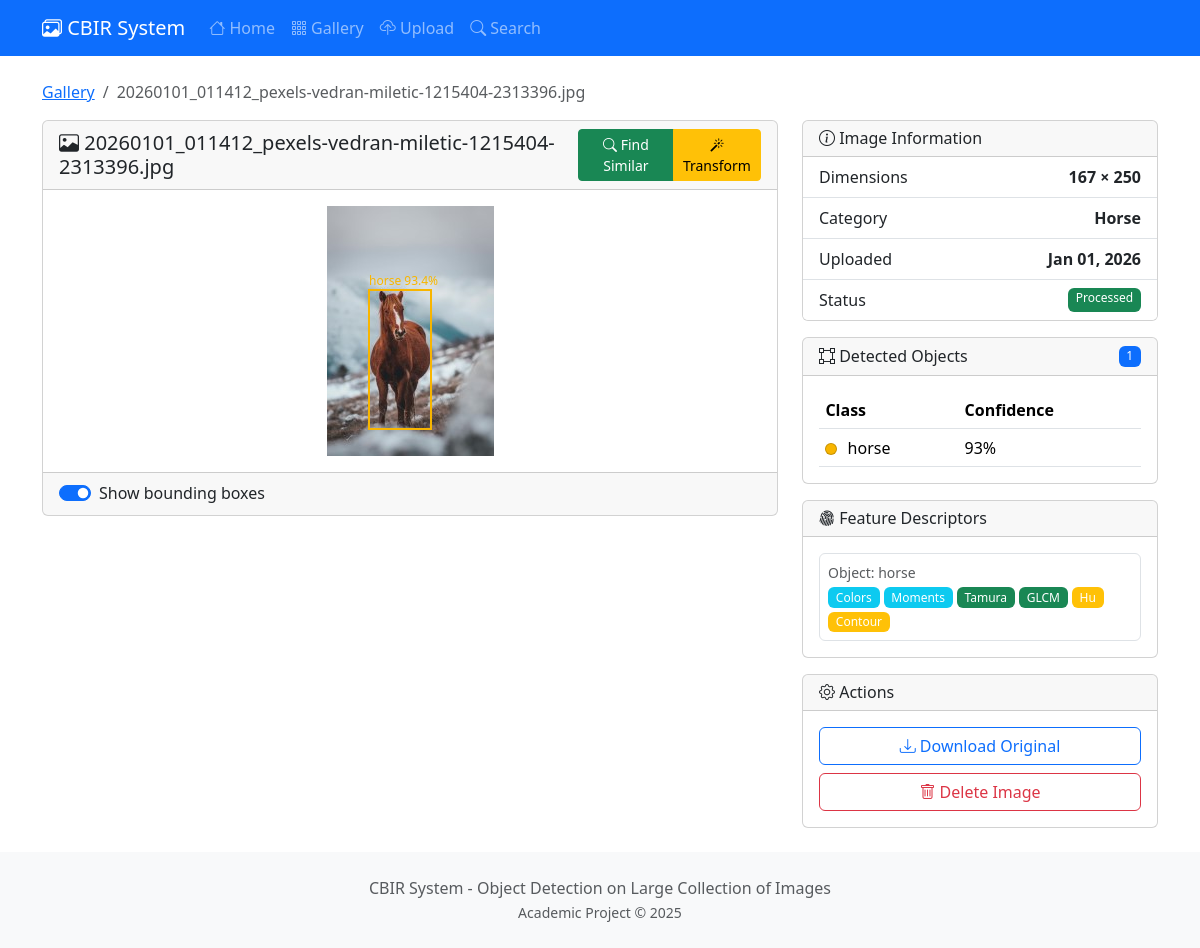
Screenshot of /image/68/ with the database file from the repository.
### core/models.py (models this page shows, shortened)
class Image(models.Model):
    file = models.ImageField(upload_to=image_upload_path)
    filename = models.CharField(max_length=255)
    category = models.CharField(max_length=100, null=True, blank=True)
    uploaded_at = models.DateTimeField(auto_now_add=True)
    width = models.IntegerField(default=0)
    height = models.IntegerField(default=0)
    file_size = models.IntegerField(default=0)  # in bytes
    features_extracted = models.BooleanField(default=False)
    feature_vector = models.BinaryField(null=True, blank=True)  # Serialized numpy array
    class Meta:
        ordering = ['-uploaded_at']
    @property
    def image(self):
        return self.file
    @property
    def original_filename(self):
        return self.filename
    @property
    def is_processed(self):
        return self.detected_objects.exists()

class DetectedObject(models.Model):
    image = models.ForeignKey(Image, on_delete=models.CASCADE, related_name='detected_objects')
    class_id = models.IntegerField()
    class_name = models.CharField(max_length=100)
    confidence = models.FloatField()
    x_min = models.IntegerField()
    y_min = models.IntegerField()
    x_max = models.IntegerField()
    y_max = models.IntegerField()
    feature_vector = models.BinaryField(null=True, blank=True)
    created_at = models.DateTimeField(auto_now_add=True)
    class Meta:
        ordering = ['-confidence']
    @property
    def bbox_x(self):
        return self.x_min
    @property
    def bbox_y(self):
        return self.y_min
    @property
    def bbox_width(self):
        return self.x_max - self.x_min
    @property
    def bbox_height(self):
        return self.y_max - self.y_min
    @property
    def color(self):
        colors = [
            '#FF6B6B', '#4ECDC4', '#45B7D1', '#96CEB4', '#FFEAA7',
            '#DDA0DD', '#98D8C8', '#F7DC6F', '#BB8FCE', '#85C1E9',
            '#F8B500', '#00CED1', '#FF69B4', '#32CD32', '#FF4500'
        ]
        return colors[self.class_id % len(colors)]

class Descriptor(models.Model):
    detected_object = models.OneToOneField(
        DetectedObject,
        on_delete=models.CASCADE,
        related_name='descriptor'
    )
    color_histogram = models.BinaryField(null=True, blank=True)
    dominant_colors = models.JSONField(null=True, blank=True)
    color_moments = models.JSONField(null=True, blank=True)
    tamura_features = models.JSONField(null=True, blank=True)
    gabor_features = models.BinaryField(null=True, blank=True)
    lbp_histogram = models.BinaryField(null=True, blank=True)
    glcm_features = models.JSONField(null=True, blank=True)
    hu_moments = models.JSONField(null=True, blank=True)
    contour_features = models.JSONField(null=True, blank=True)
    hog_features = models.BinaryField(null=True, blank=True)
    created_at = models.DateTimeField(auto_now_add=True)
    updated_at = models.DateTimeField(auto_now=True)

### core/views.py (the view)
# urls.py: path('image/<int:pk>/', views.ImageDetailView.as_view(), name='image_detail'),
class ImageDetailView(DetailView):
    model = Image
    template_name = 'core/image_detail.html'
    context_object_name = 'image'
    def get_context_data(self, **kwargs):
        context = super().get_context_data(**kwargs)
        context['detected_objects'] = self.object.detected_objects.all()
        context['descriptors'] = Descriptor.objects.filter(
            detected_object__image=self.object
        )
        return context

### templates/core/image_detail.html (shortened to what this page needs)
{% extends 'core/base.html' %}
{% block content %}
<nav aria-label="breadcrumb" class="mb-3">
    <ol class="breadcrumb">
        <li class="breadcrumb-item"><a href="{% url 'core:gallery' %}">Gallery</a></li>
        <li class="breadcrumb-item active">{{ image.original_filename }}</li>
    </ol>
</nav>
<div class="row">
    <div class="col-lg-8">
        <div class="card mb-4">
            <div class="card-header d-flex justify-content-between align-items-center">
                <h5 class="mb-0"><i class="bi bi-image"></i> {{ image.original_filename }}</h5>
                <div class="btn-group btn-group-sm">
                    {% if detected_objects %}
                    <button type="button" class="btn btn-success" data-bs-toggle="modal" data-bs-target="#findSimilarModal">
                        <i class="bi bi-search"></i> Find Similar
                    </button>
                    {% else %}
                    <a href="{% url 'core:search_by_image' image.id %}" class="btn btn-success">
                        <i class="bi bi-search"></i> Find Similar
                    </a>
                    {% endif %}
                    <a href="{% url 'core:transform' image.id %}" class="btn btn-warning">
                        <i class="bi bi-magic"></i> Transform
                    </a>
                </div>
            </div>
            <div class="card-body text-center">
                <div class="position-relative d-inline-block">
                    <img src="{{ image.image.url }}" class="img-fluid" id="mainImage" alt="{{ image.original_filename }}">
                </div>
            </div>
            <div class="card-footer">
                <div class="form-check form-switch">
                    <input class="form-check-input" type="checkbox" id="showBoxes" checked>
                    <label class="form-check-label" for="showBoxes">Show bounding boxes</label>
                </div>
            </div>
        </div>
    </div>
    <div class="col-lg-4">
        <div class="card mb-3">
            <div class="card-header">
                <h6 class="mb-0"><i class="bi bi-info-circle"></i> Image Information</h6>
            </div>
            <ul class="list-group list-group-flush">
                <li class="list-group-item d-flex justify-content-between">
                    <span>Dimensions</span>
                    <strong>{{ image.width }} × {{ image.height }}</strong>
                </li>
                <li class="list-group-item d-flex justify-content-between">
                    <span>Category</span>
                    <strong>{{ image.category|default:"Not set"|title }}</strong>
                </li>
                <li class="list-group-item d-flex justify-content-between">
                    <span>Uploaded</span>
                    <strong>{{ image.uploaded_at|date:"M d, Y" }}</strong>
                </li>
                <li class="list-group-item d-flex justify-content-between">
                    <span>Status</span>
                    {% if image.is_processed %}
                    <span class="badge bg-success">Processed</span>
                    {% else %}
                    <span class="badge bg-warning">Pending</span>
                    {% endif %}
                </li>
            </ul>
        </div>
        <div class="card mb-3">
            <div class="card-header d-flex justify-content-between align-items-center">
                <h6 class="mb-0"><i class="bi bi-bounding-box"></i> Detected Objects</h6>
                <span class="badge bg-primary">{{ detected_objects|length }}</span>
            </div>
            <div class="card-body" style="max-height: 250px; overflow-y: auto;">
                {% if detected_objects %}
                <table class="table table-sm table-hover mb-0">
                    <thead>
                        <tr>
                            <th>Class</th>
                            <th>Confidence</th>
                        </tr>
                    </thead>
                    <tbody>
                        {% for obj in detected_objects %}
                        <tr class="object-row" data-bbox="{{ obj.bbox_x }},{{ obj.bbox_y }},{{ obj.bbox_width }},{{ obj.bbox_height }}">
                            <td>
                                <span class="color-dot" style="background-color: {{ obj.color }};"></span>
                                {{ obj.class_name }}
                            </td>
                            <td>{% widthratio obj.confidence 1 100 %}%</td>
                        </tr>
                        {% endfor %}
                    </tbody>
                </table>
                {% else %}
                <p class="text-muted mb-0">No objects detected.</p>
                {% endif %}
            </div>
        </div>
        <div class="card mb-3">
            <div class="card-header">
                <h6 class="mb-0"><i class="bi bi-fingerprint"></i> Feature Descriptors</h6>
            </div>
            <div class="card-body">
                {% if descriptors %}
                <div class="row g-2">
                    {% for desc in descriptors %}
                    <div class="col-12">
                        <div class="border rounded p-2">
                            <small class="text-muted d-block">Object: {{ desc.detected_object.class_name }}</small>
                            <div class="d-flex flex-wrap gap-1 mt-1">
                                {% if desc.dominant_colors %}<span class="badge bg-info">Colors</span>{% endif %}
                                {% if desc.color_moments %}<span class="badge bg-info">Moments</span>{% endif %}
                                {% if desc.tamura_features %}<span class="badge bg-success">Tamura</span>{% endif %}
                                {% if desc.glcm_features %}<span class="badge bg-success">GLCM</span>{% endif %}
                                {% if desc.hu_moments %}<span class="badge bg-warning">Hu</span>{% endif %}
                                {% if desc.contour_features %}<span class="badge bg-warning">Contour</span>{% endif %}
                            </div>
                        </div>
                    </div>
                    {% endfor %}
                </div>
                {% else %}
                <p class="text-warning mb-0"><i class="bi bi-exclamation-triangle"></i> No descriptors extracted yet.</p>
                <small class="text-muted">Re-index this image to extract descriptors.</small>
                {% endif %}
            </div>
        </div>
        <div class="card">
            <div class="card-header">
                <h6 class="mb-0"><i class="bi bi-gear"></i> Actions</h6>
            </div>
            <div class="card-body">
                <div class="d-grid gap-2">
                    <a href="{{ image.image.url }}" class="btn btn-outline-primary" download>
                        <i class="bi bi-download"></i> Download Original
                    </a>
                    <button class="btn btn-outline-danger" onclick="deleteImage()">
                        <i class="bi bi-trash"></i> Delete Image
                    </button>
                </div>
            </div>
        </div>
    </div>
</div>
{% endblock %}

### static/css/style.css (style rules this page uses)
body { min-height: 100vh; display: flex; flex-direction: column; }
.color-dot { display: inline-block; width: 12px; height: 12px; border-radius: 50%; margin-right: 6px; vertical-align: middle; border: 1px solid rgba(0, 0, 0, 0.2); }
.object-row { cursor: pointer; transition: background-color 0.2s ease; }
.badge { font-weight: 500; }
.table-sm td, .table-sm th { padding: 0.4rem; }

### rows the page displays
Image: original_filename "20260101_011412_pexels-vedran-miletic-1215404-2313396.jpg", image (picture), width "167", height "250", category "Horse", uploaded_at "Jan 01, 2026"
DetectedObject: class_name "horse", confidence "93"
Descriptor: detected_object.class_name "horse", shows "Colors", shows "Moments", shows "Tamura", shows "GLCM", shows "Hu", shows "Contour"

### other values shown
{{ detected_objects|length }} "1"
